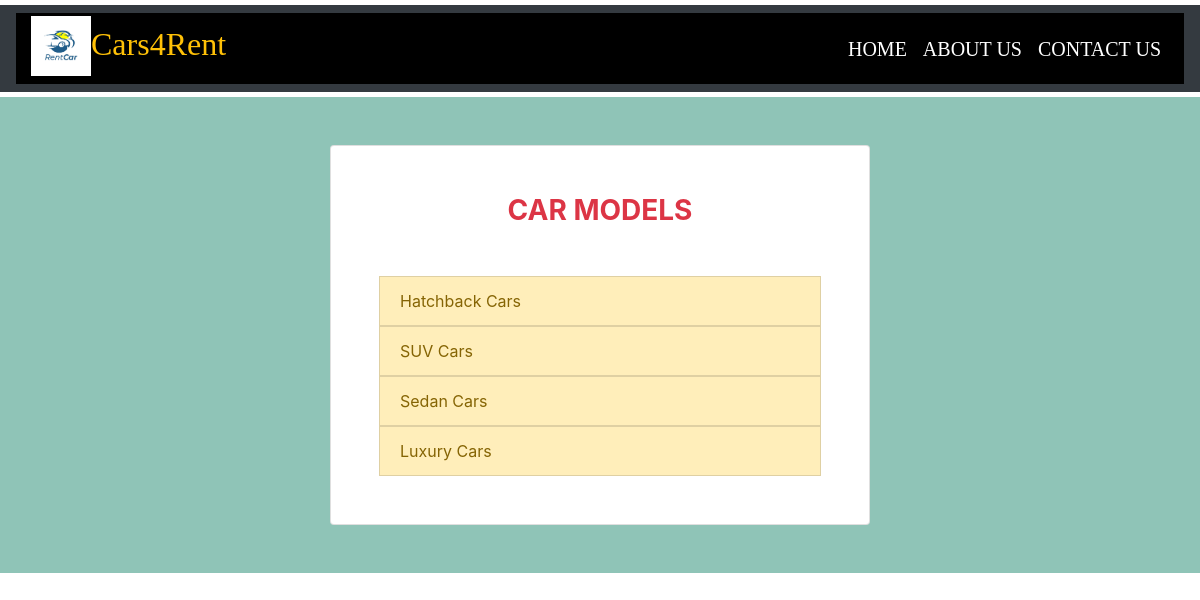
Page /model.php on the committed database.
### tables this page shows
CREATE TABLE `categories` (
  `Id` int(11) NOT NULL,
  `name` varchar(255) NOT NULL
);

### functionmain.php (called while the page is built, shortened)
<?php
$host = "localhost";
$username = "root";
$password = "";
$database ="myproject";
$con =  mysqli_connect($host, $username, $password,$database);
function getAll($table)
 {
  global $con;
  $query= " SELECT * FROM $table";
  return $query_run = mysqli_query($con,$query);
 }
?>

### model.php (the view, shortened to what this page needs)
<?php include('functionmain.php');?>
<!DOCTYPE html>
<html>
<head>
	<link rel="stylesheet" type="text/css" href="css\style.css">
	 <link rel="stylesheet" href="https://cdn.jsdelivr.net/npm/bootstrap@4.6.1/dist/css/bootstrap.min.css">
</head>
<body>
<nav class="navbar navbar-expand-lg navbar-dark bg-dark">
  <div class="container-fluid text-warning">
  	 <h2 class="brand-name">
       <a href="index.html"><img class="img-responsive2"
       src="image/car.png" width="60" height="60"></a>
       <h2>Cars4Rent</h2>
   </h2>
    <div class="collapse navbar-collapse" id="navbarSupportedContent">
      <ul class="navbar-nav ml-auto mb-2 mb-lg-0">
        <li class="nav-item">
          <a class="nav-link active" aria-current="page" href="index.php">HOME</a>
        </li>
        <li class="nav-item">
          <a class="nav-link active" aria-current="page" href="about.php">ABOUT US</a>
        </li>
        <li class="nav-item">
          <a class="nav-link active" aria-current="page" href="contact.php">CONTACT US</a>
       </li>
 </ul>
</nav>
<section class="h-100 h-custom" style="background-color: #8fc4b7;">
             <div class="container py-5 h-100">
    <div class="row d-flex justify-content-center align-items-center h-100">
      <div class="col-lg-8 col-xl-6">
        <div class="card rounded-3">
          <div class="card-body p-4 p-md-5">
            <h3 class="mb-4 pb-2 pb-md-0 mb-md-5 px-md-2 text-danger text-center font-weight-bolder">CAR MODELS </h3>
               <?php
                $categories = getAll("categories");
        if(mysqli_num_rows($categories) > 0)
        {
          foreach($categories as $item)
          {
            ?>
            <a href="products.php?category=<?=$item['Id'];?>">
           <div class="list-group">
          <div class="list-group-item list-group-item-warning" value="<?=$item['Id'];?>"><?=$item['name'];?>
          </div>
          </a>
      <?php
          }
        }
         else
         {
          echo "No data available";
         }
  ?>
</section>
</body>
</html>

### css/style.css (style rules this page uses)
* { margin: 0;padding: 0;box-sizing: border-box; }
.navbar { margin: 5px 0; }
.container-fluid { background-color: black; font-family:'smooch',cursive ; }
.brand-name { font-family: 'Josefin Slab', serif; font-size: 47px; font-weight: bold; text-decoration: none; }
.nav-item { font-family: 'Josefin Slab', serif; font-size: 20px; text-decoration: none; }

### rows in the picture
categories: $item['Id'] 1 (drawn), name "Hatchback Cars"
categories: $item['Id'] 2 (drawn), name "SUV Cars"
categories: $item['Id'] 3 (drawn), name "Sedan Cars"
categories: $item['Id'] 4 (drawn), name "Luxury Cars"
